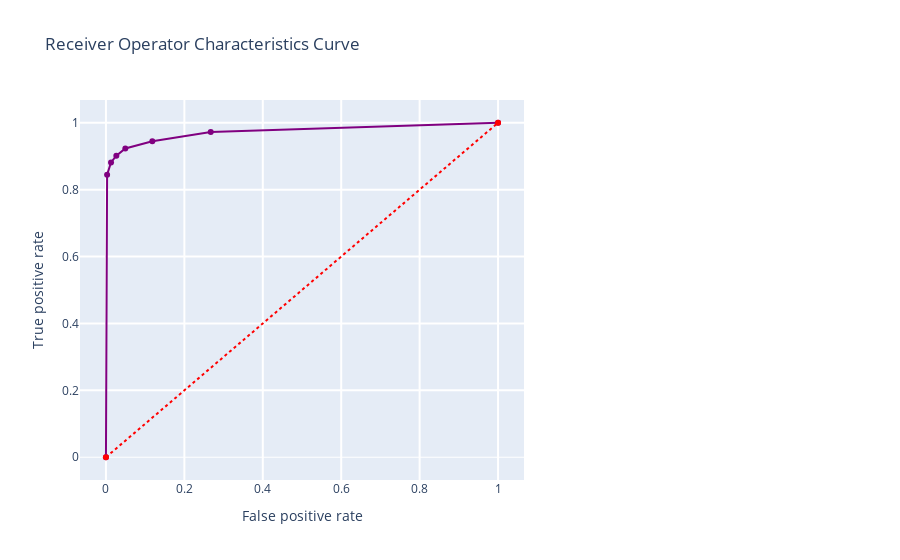

Notebook code cell kept with this figure:
### Code cell
print(recall_score(y_test, y_pred_knn))
print(precision_score(y_test, y_pred_knn))
print(accuracy_score(y_test, y_pred_knn))
print(classification_report(y_test,y_pred_knn))

threshold_plot(model_KNN, X_train, y_train)
roc_conf_plot(model_KNN, X_train, y_train,  X_test, y_test)
KNN_model = model_metric(model_KNN, X_train, y_train, X_test, y_test, "K - Nearest Neighbours")

### Figure 1 — Plotly figure (JSON) as saved in the notebook; plotly's stock layout.template omitted (floating-point values rounded to 4 significant figures)
{"data": [{"line": {"color": "purple", "width": 2}, "name": "Roc : 0.937433898424719", "type": "scatter", "x": [0, 0.002943, 0.01295, 0.02649, 0.04944, 0.1183, 0.2672, 1], "y": [0, 0.8446, 0.8814, 0.9014, 0.9233, 0.9446, 0.9723, 1]}, {"line": {"color": "red", "dash": "dot", "width": 2}, "type": "scatter", "x": [0, 1], "y": [0, 1]}], "layout": {"showlegend": false, "title": {"text": "Receiver Operator Characteristics Curve"}, "xaxis": {"domain": [0, 0.6], "gridwidth": 2, "ticklen": 5, "title": {"text": "False positive rate"}}, "yaxis": {"gridwidth": 2, "ticklen": 5, "title": {"text": "True positive rate"}, "zerolinewidth": 1}}}
